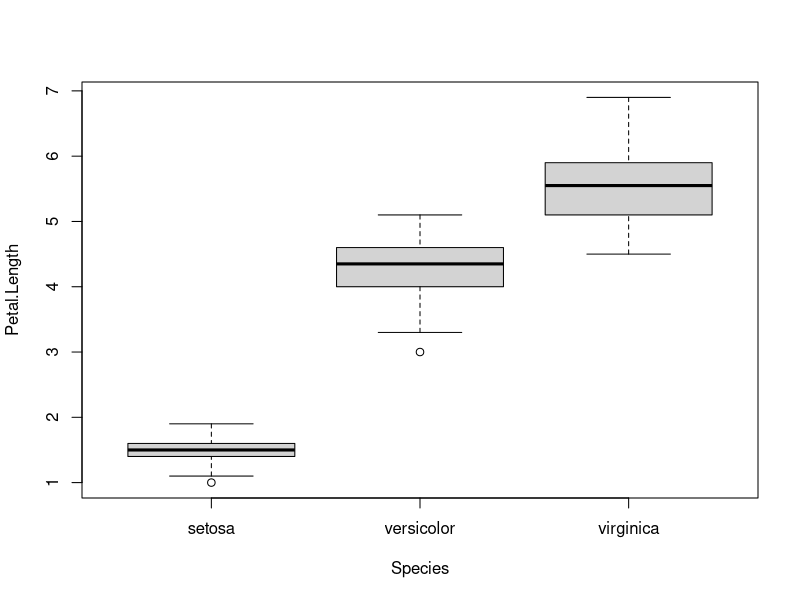
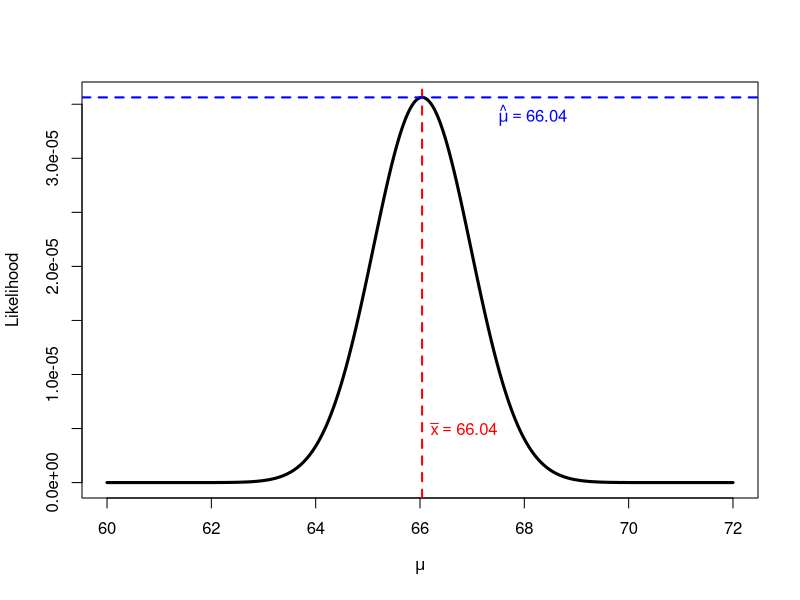
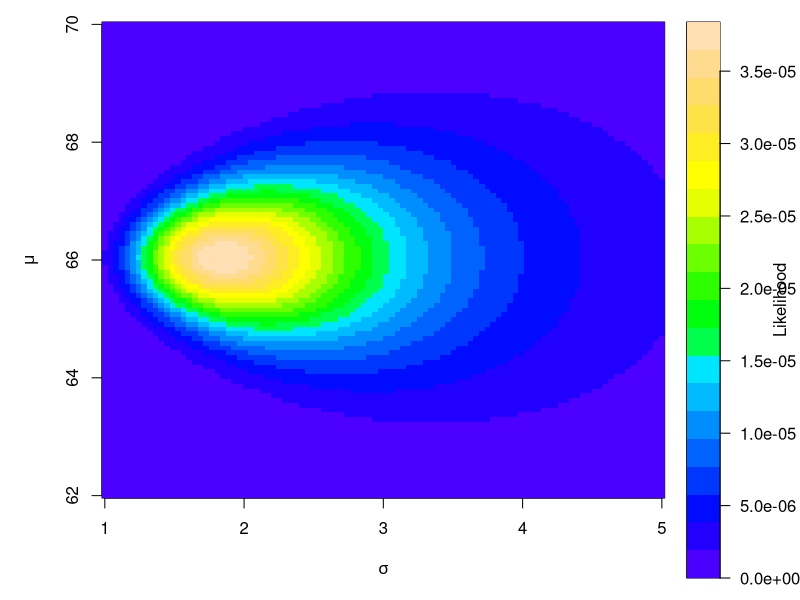
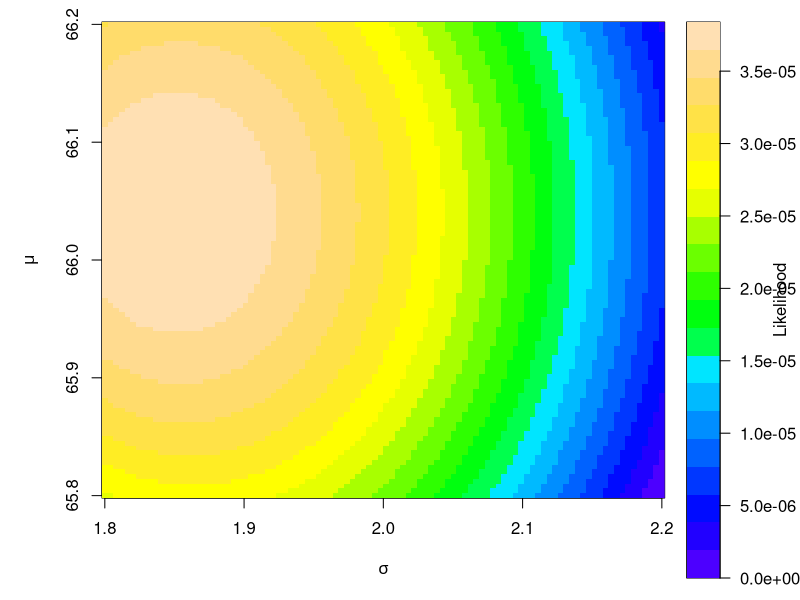
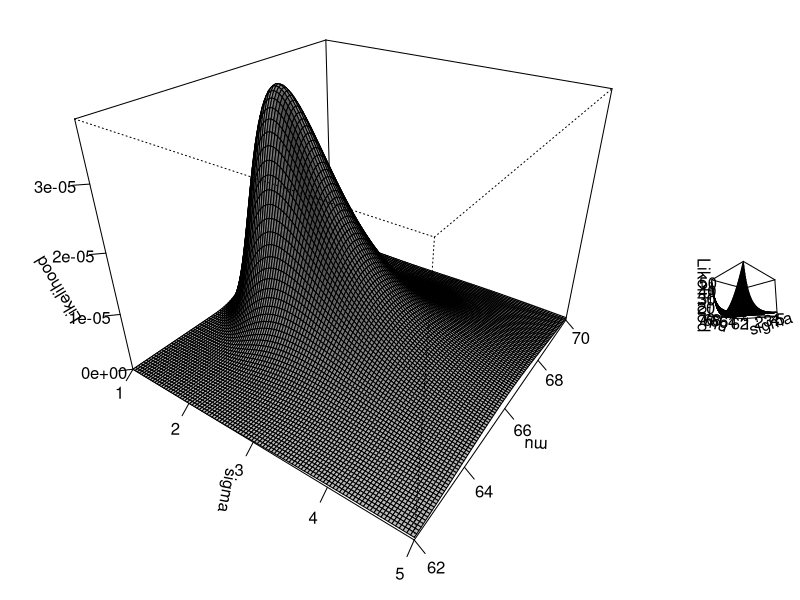

Recreate these plots in R, in order.
## ---- chunk 1
#| fig-cap: "Variation in petal length among 3 species of *Iris*"
#| label: fig-iris1
boxplot(Petal.Length~Species, data=iris)
## ---- chunk 2
# estimate the sample mean of petal length
aggregate(Petal.Length~Species, data=iris, mean)
## ---- chunk 3
# calculate sample SD of petal length
aggregate(Petal.Length~Species, data=iris, sd)
## ---- chunk 4
mod1 <- aov(Petal.Length~Species, data=iris)
summary(mod1)
## ---- chunk 5
a <- c(63.6, 66.5, 64.2, 67.6, 68.3)
mean(a)
## ---- chunk 6
sd(a)
## ---- chunk 7
samp.sd <- 2.1
dnorm(a, mean=64, sd=samp.sd)
## ---- chunk 8
dnorm(a, mean=66, sd=samp.sd)
## ---- chunk 9
dnorm(a, mean=68, sd=samp.sd)
## ---- chunk 10
prod(dnorm(a, mean=64, sd=samp.sd))
## ---- chunk 11
prod(dnorm(a, mean=66, sd=samp.sd))
## ---- chunk 12
prod(dnorm(a, mean=68, sd=samp.sd))
## ---- chunk 13
#| fig.width: 8
#| fig.height: 7

# series of possible mu to test
test.mu <- seq(60, 72, by=0.01)

# number of possible mu
n <- length(test.mu)

# set up vector to hold likelihood
# function of each candidate mu
lik <- numeric(n)

# calculate likelihoods of mu's in a loop
for(i in 1:n){lik[i] <- prod(dnorm(a, test.mu[i], sd=samp.sd))}#i

# now plot the likelihood function vs. mu
plot(test.mu, lik, type="l", lwd=3,
     xlab=expression(mu),
     ylab="Likelihood")
abline(v=mean(a), lwd=2, lty=2, col="red")
text(66.2, 0.5e-5, expression(bar(x)==66.04), adj=0, col="red")
abline(h=lik[which.max(lik)], lty=2, lwd=2, col="blue")
text(67.5, 3.4e-5, expression(hat(mu)==66.04), adj=0, col="blue")
## ---- chunk 14
# range of population means to test
test.mu <- seq(62, 70, length=100)

# range of population SDs to test
test.sigma <- seq(1, 5, length=100)

# matrix to hold likelihood values
Lmat <- matrix(NA, nrow=100, ncol=100)

# fill LMat in a loop
for(i in 1:100){
  mu.i <- test.mu[i]
  for(j in 1:100){
    sigma.j <- test.sigma[j]
    Lmat[i,j] <- prod(dnorm(a, mean=mu.i, sd=sigma.j))
  }#j
}#i
## ---- chunk 15
#| fig-cap: "The likelihood surface of a model with 2 parameters, $mu$ and $sigma$ resulting from a wide parameter search space,  shown as a heatmap with `image()`."
#| label: fig-heat1


# make the heatmap

## sequence of breaks
brks <- seq(min(Lmat), max(Lmat), length=21)

## colors (length of brks - 1)
cols <- topo.colors(20)

# wide panel for plot, narrow panel for legend
layout(matrix(c(1, 2), nrow=1), widths=c(5, 1))

# likelihood surface
par(mar=c(5.1, 5.1, 1.1, 0.1))
image(x=test.sigma, y=test.mu, z=t(Lmat),
      breaks=brks, col=cols,
      xlab=expression(sigma),
      ylab=expression(mu))

# color legend
par(mar=c(1.1, 1, 1.1, 4))

image(
  x=1,
  y=brks,
  z=matrix(brks[-1], nrow=1),
  breaks=brks,
  col=cols,
  xaxt="n", yaxt="n",
  xlab="",
  ylab="Likelihood"
)
axis(4, las=1)
mtext("Likelihood", side=4, line=2.5)
## ---- chunk 16
#| fig-cap: "The likelihood surface of a model with 2 parameters, $mu$ and $sigma$, with a narrowed parameter search space, shhown as a heatmap with `image()`."
#| label: fig-heat2

# range of population means to test
test.mu2 <- seq(65.8, 66.2, length=100)

# range of population SDs to test
test.sigma2 <- seq(1.8, 2.2, length=100)

# matrix to hold likelihood values
Lmat2 <- matrix(NA, nrow=100, ncol=100)

# fill LMat in a loop
for(i in 1:100){
  mu.i <- test.mu2[i]
  for(j in 1:100){
    sigma.j <- test.sigma2[j]
    Lmat2[i,j] <- prod(dnorm(a, mean=mu.i, sd=sigma.j))
  }#j
}#i

# make the heatmap

## sequence of breaks
brks2 <- seq(min(Lmat2), max(Lmat2), length=21)

## colors (length of brks - 1)
cols <- topo.colors(20)

# wide panel for plot, narrow panel for legend
layout(matrix(c(1, 2), nrow=1), widths=c(5, 1))

# likelihood surface
par(mar=c(5.1, 5.1, 1.1, 0.1))
image(x=test.sigma2, y=test.mu2, z=t(Lmat2),
      breaks=brks2, col=cols,
      xlab=expression(sigma),
      ylab=expression(mu))

# color legend
par(mar=c(1.1, 1, 1.1, 4))

image(
  x=1,
  y=brks,
  z=matrix(brks2[-1], nrow=1),
  breaks=brks2,
  col=cols,
  xaxt="n", yaxt="n",
  xlab="",
  ylab="Likelihood"
)
axis(4, las=1)
mtext("Likelihood", side=4, line=2.5)
## ---- chunk 17
#| fig-cap: "The log-likelihood surface for a model with 2 parameters, $mu$ and $sigma$."
#| label: fig-surface1

par(mar=c(2,2,1,1))
persp(
  test.sigma, test.mu, t(Lmat),
  xlab=expression(sigma),
  ylab=expression(mu),
  zlab="Likelihood",
  theta=35,
  phi=30,
  expand=0.8,
  ticktype="detailed",
  shade=0.4
)
## ---- chunk 18
#| fig-cap: "The log-likelihood surface for a model with 2 parameters, $mu$ and $sigma$."
#| label: fig-surface2

NLL <- -1 * log(t(Lmat))
par(mar=c(2,2,1,1))
persp(
  test.sigma, test.mu, NLL,
  xlab=expression(sigma),
  ylab=expression(mu),
  zlab="Likelihood",
  theta=-45,
  phi=-10,
  expand=0.8,
  ticktype="detailed",
  shade=0.4
)
